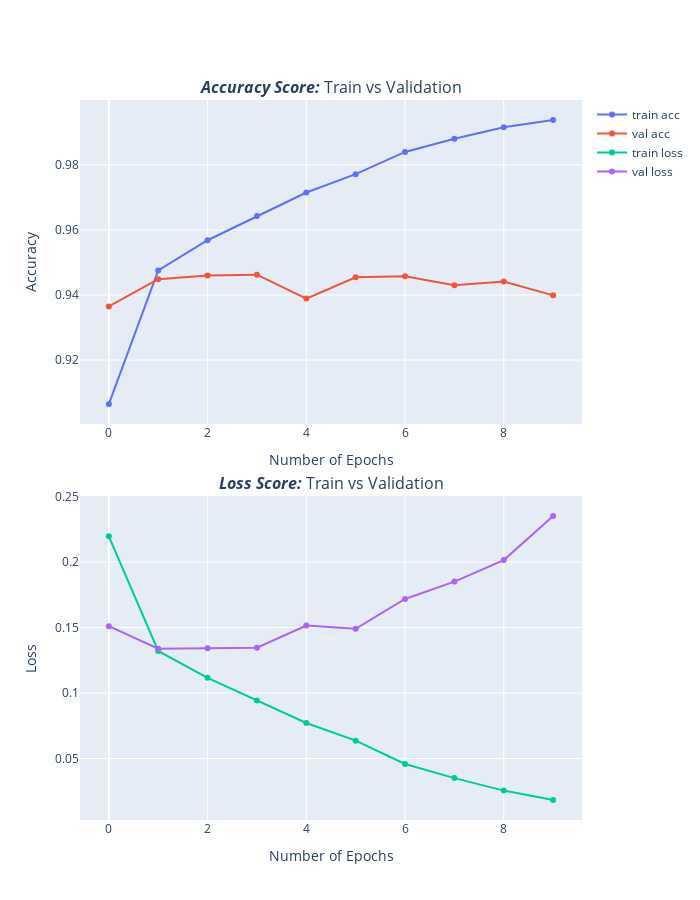

Notebook source saved alongside this figure:
### Code cell
# plot train & validation accuracy and lost per epoch
plot_acc_los_epoch(history_d, 10)

### Figure 1 — Plotly figure (JSON) as saved in the notebook; plotly's stock layout.template omitted (floating-point values rounded to 4 significant figures)
{"data": [{"name": "train acc", "type": "scatter", "x": [0, 1, 2, 3, 4, 5, 6, 7, 8, 9], "xaxis": "x", "y": [0.9065, 0.9475, 0.9568, 0.9643, 0.9715, 0.9771, 0.984, 0.988, 0.9915, 0.9938], "yaxis": "y"}, {"name": "val acc", "type": "scatter", "x": [0, 1, 2, 3, 4, 5, 6, 7, 8, 9], "xaxis": "x", "y": [0.9365, 0.9449, 0.946, 0.9463, 0.9389, 0.9455, 0.9458, 0.943, 0.9442, 0.9399], "yaxis": "y"}, {"name": "train loss", "type": "scatter", "x": [0, 1, 2, 3, 4, 5, 6, 7, 8, 9], "xaxis": "x2", "y": [0.2196, 0.1321, 0.1116, 0.09438, 0.07716, 0.06364, 0.04586, 0.03504, 0.02552, 0.0183], "yaxis": "y2"}, {"name": "val loss", "type": "scatter", "x": [0, 1, 2, 3, 4, 5, 6, 7, 8, 9], "xaxis": "x2", "y": [0.1511, 0.1338, 0.1342, 0.1345, 0.1516, 0.1491, 0.1718, 0.1851, 0.2015, 0.2352], "yaxis": "y2"}], "layout": {"annotations": [{"font": {"size": 16}, "showarrow": false, "text": "<i><b>Accuracy Score:</b></i> Train vs Validation", "x": 0.5, "xanchor": "center", "xref": "paper", "y": 1, "yanchor": "bottom", "yref": "paper"}, {"font": {"size": 16}, "showarrow": false, "text": "<i><b>Loss Score:</b></i> Train vs Validation", "x": 0.5, "xanchor": "center", "xref": "paper", "y": 0.45, "yanchor": "bottom", "yref": "paper"}], "height": 900, "width": 700, "xaxis": {"anchor": "y", "domain": [0, 1], "title": {"text": "Number of Epochs"}}, "xaxis2": {"anchor": "y2", "domain": [0, 1], "title": {"text": "Number of Epochs"}}, "yaxis": {"anchor": "x", "domain": [0.55, 1], "title": {"text": "Accuracy"}}, "yaxis2": {"anchor": "x2", "domain": [0, 0.45], "title": {"text": "Loss"}}}}
